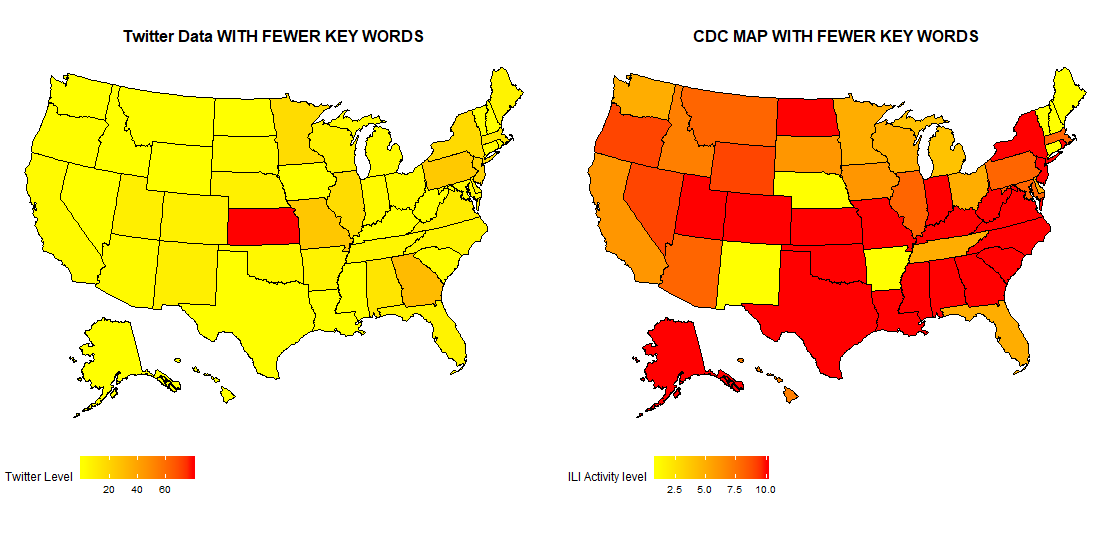

This chart was generated by the following R code:
library("ggmap")
library("maptools")
library(ggplot2)
library(usmap)
#install.packages(gridExtra)
require(gridExtra)

#Fu Tweets Data,Heat Map_us.csv files
newdata1<-as.data.frame(read.csv(file.choose()))



fi<-subset(newdata1, grepl("\\bInfluenza\\b", text, ignore.case = TRUE))
fi2<-subset(newdata1, grepl("\\bcold\\b", text, ignore.case = TRUE))

finalcollectedtweets<-as.data.frame(unique(rbind(fi,fi2)))

twts_states_fil <- tolower(finalcollectedtweets$states_col)
twts_table_fil <- as.data.frame(table(twts_states_fil, exclude=NA))
names(twts_table_fil) <- c("state", "tweets_fil")

us_map_fil<-plot_usmap("state", data = twts_table_fil, values = "tweets_fil") +
  ggplot2::scale_fill_gradient("Twitter Level",low = "yellow", high = "red",na.value="yellow")+
  theme(legend.position = "bottom", plot.title = element_text(hjust=0.5, size=12, face="bold"))+
  ggtitle("Twitter Data WITH FEWER KEY WORDS")

us_map_fil
heatmp_cd_fil<-as.data.frame(read.csv(file.choose()))
fi_cd_1<-subset(heatmp_cd_fil, grepl("\\bInfluenza\\b", WEBSITE, ignore.case = TRUE))
fi2_cd_2<-subset(heatmp_cd_fil, grepl("\\bcold\\b", WEBSITE, ignore.case = TRUE))
finalcollectedtweets_cdc<-as.data.frame(unique(rbind(fi_cd_1,fi2_cd_2)))
finalcollectedtweets_cdc$level<-as.integer(gsub("[^0-9\\.]", "", finalcollectedtweets_cdc$ACTIVITY.LEVEL))
twotable_fil <- data.frame(state = tolower(finalcollectedtweets_cdc$STATENAME), data=finalcollectedtweets_cdc$level)
cdc_map_fi<-plot_usmap("state", data = twotable_fil, values = "data") +
  ggplot2::scale_fill_gradient("ILI Activity level",low = "yellow", high = "red",na.value="yellow")+
  theme(legend.position = "bottom", plot.title = element_text(hjust=0.5, size=12, face="bold"))+
  ggtitle("CDC MAP WITH FEWER KEY WORDS")
grid.arrange(us_map_fil,cdc_map_fi, ncol=2)
